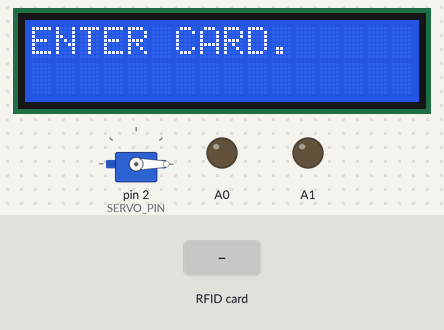
Bench run of a sketch on a simulated Arduino Uno, built with avr-gcc and run on an emulated ATmega328P. Shown: 16×2 character LCD, servo, output pins drawn as LEDs (lit = HIGH). The test bench sets the inputs (shaded band). Pins used as bus, display or sensor lines are not drawn; what the sketch prints to the serial monitor is not drawn.

Above: at 3.3 s.
3.4 s: RFID card 43 A6 E0 FD held to the reader
At 3.7 s:
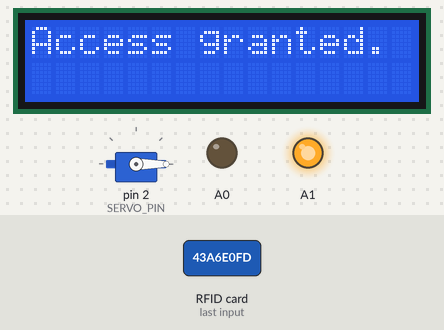
At 6.4 s:
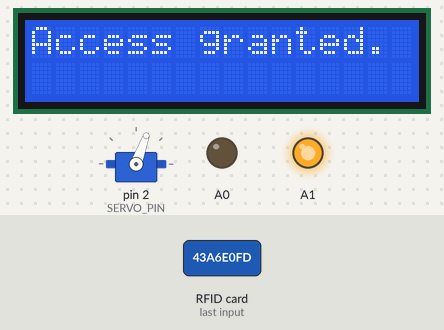
Timing chart, 0 to 10.9 s (numbered marks = the images above; inputs shaded):
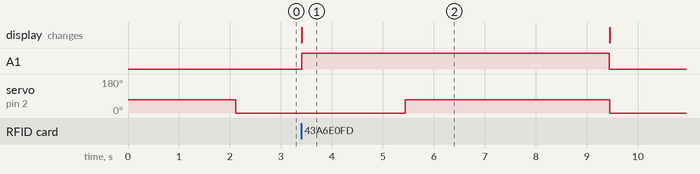

The sketch:

rfid_final.ino
```cpp
//include library

#include <SPI.h>
#include <MFRC522.h>
#include <Servo.h>
#include <LiquidCrystal.h>

//define pins

#define SS_PIN 10
#define RST_PIN 9
#define SERVO_PIN 2
Servo myservo;
#define ACCESS_DELAY 2000
#define DENIED_DELAY 1000
MFRC522 mfrc522(SS_PIN, RST_PIN);  // Create MFRC522 instance.
const int D4 = 4, D5 = 5, D6 = 6, D7 = 7, RS = 8, E = 3;

//code lcd

LiquidCrystal lcd(RS, E, D4, D5, D6, D7);

//setup code

void setup() {
  pinMode(A0, OUTPUT);
  pinMode(A1, OUTPUT);

  lcd.begin(16, 2);
  lcd.setCursor(0, 0);
  lcd.print("ENTER CARD.");
  Serial.begin(9600);  // Initiate a serial communication
  SPI.begin();         // Initiate SPI bus
  mfrc522.PCD_Init();  // Initiate MFRC522
  myservo.attach(SERVO_PIN);
  myservo.write(70);
  delay(2000);
  myservo.write(0);
  Serial.println("Put your card to the reader...");
  Serial.println("REGISTERED ACCESS ID'S:");
  Serial.println("43 A6 E0 FD");
  Serial.println("32 AD P5 SP");
  Serial.println("53 X6 F7 D8");

  Serial.println();
}

//looping statements

void loop() {

  // Look for new cards

  if (!mfrc522.PICC_IsNewCardPresent()) {
    return;
  }

  // Select one of the cards

  if (!mfrc522.PICC_ReadCardSerial()) {
    return;
  }

  //Show UID on serial monitor

  Serial.print("ur entered UID tag :");
  String content = "";
  byte letter;
  for (byte i = 0; i < mfrc522.uid.size; i++) {
    Serial.print(mfrc522.uid.uidByte[i] < 0x10 ? " 0" : " ");
    Serial.print(mfrc522.uid.uidByte[i], HEX);
    content.concat(String(mfrc522.uid.uidByte[i] < 0x10 ? " 0" : " "));
    content.concat(String(mfrc522.uid.uidByte[i], HEX));
  }
  Serial.println();
  content.toUpperCase();


  //conditions

  if (content.substring(1) == "43 A6 E0 FD")  //change here the UID of the card
  {
    lcd.setCursor(0, 0);
    lcd.print("Access granted.");
    digitalWrite(A1, HIGH);
    delay(2000);
    Serial.println("REGISTERED ACCESS ID'S:");
    Serial.println("43 A6 E0 FD");
    Serial.println("32 AD P5 SP");
    Serial.println("53 X6 F7 D8");
    Serial.print("Message : ");

    Serial.println("Authorized access");
    Serial.println();
    myservo.write(70);
    delay(4000);
    lcd.clear();
    digitalWrite(A1, LOW);
    lcd.print("ENTER CARD.");
    myservo.write(0);


  } else {
    digitalWrite(A0, HIGH);
    lcd.print("Access denied.");
    delay(2000);
    digitalWrite(A0, LOW);
    lcd.clear();
    lcd.print("ENTER CARD.");

    lcd.setCursor(0, 0);
    Serial.println("REGISTERED ACCESS ID'S:");
    Serial.println("43 A6 E0 FD");
    Serial.println("32 AD P5 SP");
    Serial.println("53 X6 F7 D8");
    Serial.print("Message : ");

    Serial.println(" Access denied");
    delay(DENIED_DELAY);
  }
}
```

Measured:
- after the input at 3.4 s, A1: LOW → HIGH at once, → LOW 6.0 s later; servo on pin 2 (SERVO_PIN): 0° → 70° after 2.0 s, → 0° 4.0 s later; the display: changes at once (image 1)
